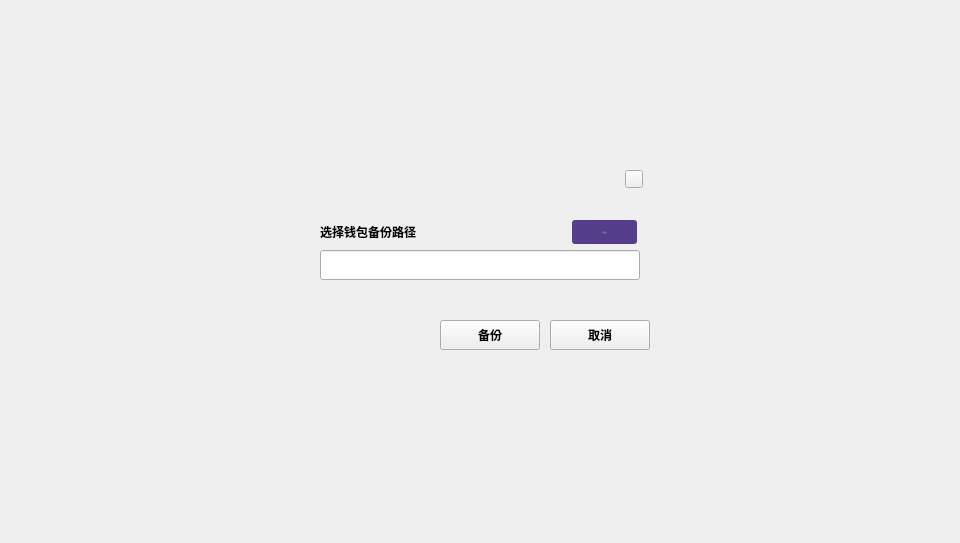
<?xml version="1.0" encoding="UTF-8"?>
<ui version="4.0">
 <class>BackupWalletDialog</class>
 <widget class="QDialog" name="BackupWalletDialog">
  <property name="geometry">
   <rect>
    <x>0</x>
    <y>0</y>
    <width>960</width>
    <height>543</height>
   </rect>
  </property>
  <property name="windowTitle">
   <string>Dialog</string>
  </property>
  <widget class="QWidget" name="widget" native="true">
   <property name="geometry">
    <rect>
     <x>0</x>
     <y>0</y>
     <width>960</width>
     <height>543</height>
    </rect>
   </property>
   <property name="font">
    <font>
     <family>Microsoft YaHei UI Light</family>
     <weight>75</weight>
     <bold>true</bold>
    </font>
   </property>
   <widget class="QWidget" name="containerWidget" native="true">
    <property name="geometry">
     <rect>
      <x>290</x>
      <y>150</y>
      <width>380</width>
      <height>240</height>
     </rect>
    </property>
    <property name="font">
     <font>
      <family>微软雅黑</family>
     </font>
    </property>
    <widget class="QToolButton" name="cancelBtn">
     <property name="geometry">
      <rect>
       <x>260</x>
       <y>170</y>
       <width>100</width>
       <height>30</height>
      </rect>
     </property>
     <property name="font">
      <font>
       <family>Microsoft YaHei UI Light</family>
       <weight>75</weight>
       <bold>true</bold>
      </font>
     </property>
     <property name="cursor">
      <cursorShape>PointingHandCursor</cursorShape>
     </property>
     <property name="styleSheet">
      <string notr="true"/>
     </property>
     <property name="text">
      <string>取消</string>
     </property>
    </widget>
    <widget class="QLabel" name="nameLabel">
     <property name="geometry">
      <rect>
       <x>30</x>
       <y>70</y>
       <width>200</width>
       <height>24</height>
      </rect>
     </property>
     <property name="font">
      <font>
       <family>Microsoft YaHei UI Light</family>
       <weight>75</weight>
       <bold>true</bold>
      </font>
     </property>
     <property name="text">
      <string>选择钱包备份路径</string>
     </property>
    </widget>
    <widget class="QToolButton" name="pathBtn">
     <property name="geometry">
      <rect>
       <x>282</x>
       <y>70</y>
       <width>65</width>
       <height>24</height>
      </rect>
     </property>
     <property name="font">
      <font>
       <family>微软雅黑</family>
       <pointsize>-1</pointsize>
       <weight>50</weight>
       <italic>false</italic>
       <bold>false</bold>
      </font>
     </property>
     <property name="cursor">
      <cursorShape>PointingHandCursor</cursorShape>
     </property>
     <property name="styleSheet">
      <string notr="true">QToolButton{color: rgb(137,129, 161);font: 11px &quot;微软雅黑&quot;;background-color: rgb(84,61,137);border:0px solid white;border-radius:3px;}
QToolButton:hover{color:white;}</string>
     </property>
     <property name="text">
      <string>选择路径</string>
     </property>
    </widget>
    <widget class="QToolButton" name="backupBtn">
     <property name="geometry">
      <rect>
       <x>150</x>
       <y>170</y>
       <width>100</width>
       <height>30</height>
      </rect>
     </property>
     <property name="font">
      <font>
       <family>Microsoft YaHei UI Light</family>
       <weight>75</weight>
       <bold>true</bold>
      </font>
     </property>
     <property name="cursor">
      <cursorShape>PointingHandCursor</cursorShape>
     </property>
     <property name="styleSheet">
      <string notr="true"/>
     </property>
     <property name="text">
      <string>备份</string>
     </property>
    </widget>
    <widget class="QLineEdit" name="pathLineEdit">
     <property name="geometry">
      <rect>
       <x>30</x>
       <y>100</y>
       <width>320</width>
       <height>30</height>
      </rect>
     </property>
     <property name="font">
      <font>
       <family>Microsoft YaHei UI Light</family>
       <pointsize>10</pointsize>
       <weight>75</weight>
       <bold>true</bold>
      </font>
     </property>
     <property name="contextMenuPolicy">
      <enum>Qt::DefaultContextMenu</enum>
     </property>
     <property name="styleSheet">
      <string notr="true"/>
     </property>
     <property name="text">
      <string/>
     </property>
     <property name="readOnly">
      <bool>false</bool>
     </property>
    </widget>
    <widget class="QToolButton" name="closeBtn">
     <property name="geometry">
      <rect>
       <x>335</x>
       <y>20</y>
       <width>18</width>
       <height>18</height>
      </rect>
     </property>
     <property name="cursor">
      <cursorShape>PointingHandCursor</cursorShape>
     </property>
     <property name="focusPolicy">
      <enum>Qt::NoFocus</enum>
     </property>
     <property name="styleSheet">
      <string notr="true"/>
     </property>
     <property name="text">
      <string/>
     </property>
    </widget>
    <zorder>pathLineEdit</zorder>
    <zorder>cancelBtn</zorder>
    <zorder>nameLabel</zorder>
    <zorder>pathBtn</zorder>
    <zorder>backupBtn</zorder>
    <zorder>closeBtn</zorder>
   </widget>
  </widget>
 </widget>
 <resources/>
 <connections/>
</ui>
